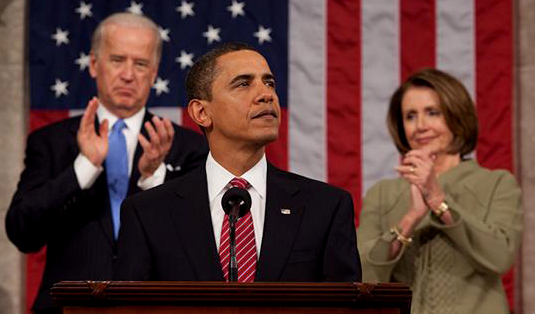
#> input picture OpenCV Demos/images/obama2.png, 535 x 314 px
$ jupyter execute --allow-errors 'Face Detection.ipynb'
#> lines starting #> are read from the running program, lines starting #| are printed output that depends on the picture; after the words box and inside, x2 and y2 are one past the last pixel; in counts of white or black regions, pixels touching at a corner belong together
### OpenCV Demos/utils/facedetector.py
# import the necessary packages
import cv2

class FaceDetector:
	def __init__(self, faceCascadePath):
		# load the face detector
		self.faceCascade = cv2.CascadeClassifier(faceCascadePath)

	def detect(self, image, scaleFactor = 1.1, minNeighbors = 5, minSize = (30, 30)):
		# detect faces in the image
		rects = self.faceCascade.detectMultiScale(image,
			scaleFactor = scaleFactor, minNeighbors = minNeighbors,
			minSize = minSize, flags = cv2.CASCADE_SCALE_IMAGE)

		# return the rectangles representing bounding
		# boxes around the faces
		return rects

### OpenCV Demos/Face Detection.ipynb
[cell 1]
import cv2
import numpy as np
from utils.facedetector import FaceDetector
from utils.imutils import displayImage

[cell 2]
face_cascade = 'cascades/haarcascade_frontalface_default.xml'
image_path = 'images/obama2.png'

[cell 3]
image = cv2.imread(image_path)
#> image is the input picture: shape (314, 535, 3); mean B, G, R 56.3, 59.6, 91.4
gray = cv2.cvtColor(image, cv2.COLOR_BGR2GRAY)
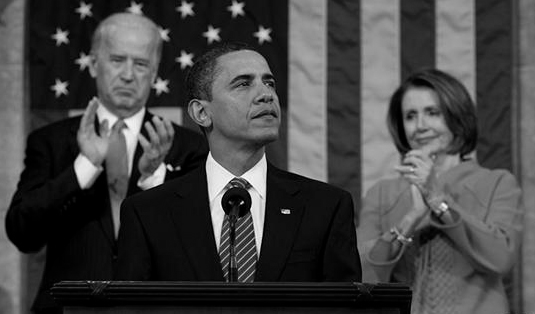
#> gray: shape (314, 535); min 0, max 254, mean 68.7
#> (the rest of this cell did not finish here and is left out)

[cell 4]
fd = FaceDetector(face_cascade)
faceRects = fd.detect(gray, scaleFactor=1.1, minNeighbors=4, minSize=( 30, 30))
#> in detect, `rects = self.faceCascade.detectMultiScale(image, scaleFactor = scaleFa..`: rects = [[95, 35, 67, 67], [392, 91, 60, 60], [211, 47, 89, 89]]
#> faceRects has the same summary as rects in detect
print('I found {} face(s)'.format(len(faceRects)))
#| I found 3 face(s)

output = image.copy()
# draw rectangle for each face
for (x, y, w, h) in faceRects:
    cv2.rectangle(output, (x, y), (x+w, y+h), (0, 255, 0), 2)
#> this loop made 3 passes
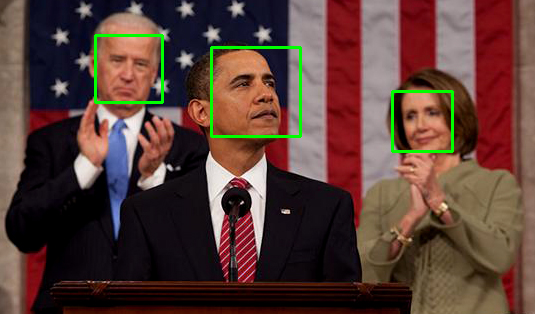
#> output: shape (314, 535, 3); 1.54% of pixels changed, all inside (x1, y1, x2, y2) = (94, 34, 454, 153)

#> (the rest of this cell did not finish here and is left out)

[cell 5]
image_path = 'images/messi2.png'
image = cv2.imread(image_path)
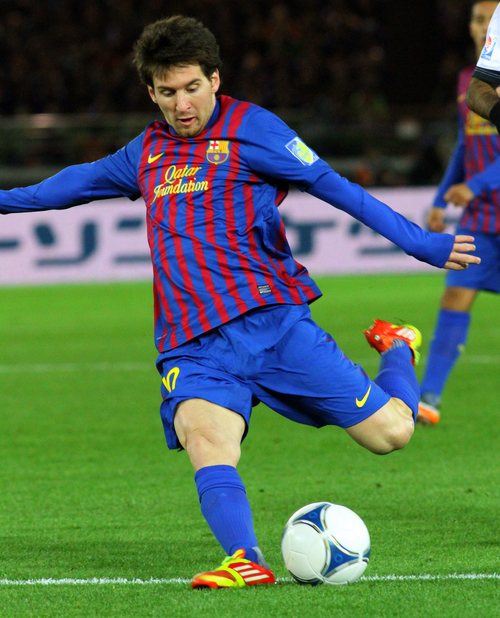
#> input picture OpenCV Demos/images/messi2.png, 500 x 618 px
#> image is the input picture: shape (618, 500, 3); mean B, G, R 78.2, 101.3, 78.3
gray = cv2.cvtColor(image, cv2.COLOR_BGR2GRAY)
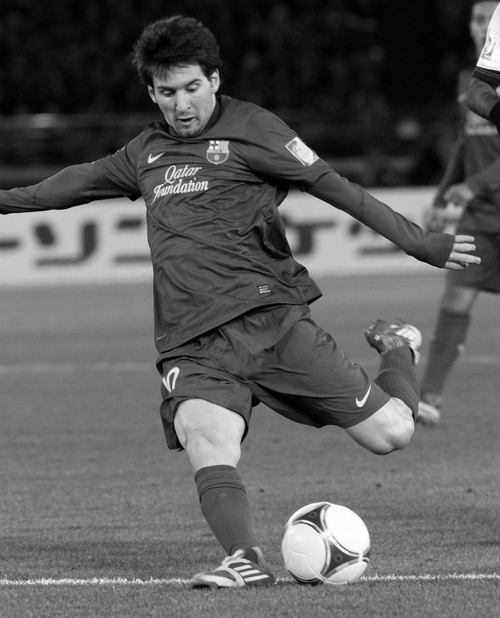
#> gray: shape (618, 500); min 0, max 255, mean 91.8

fd = FaceDetector(face_cascade)
faceRects = fd.detect(gray, scaleFactor=1.1, minNeighbors=4, minSize=( 30, 30))
#> faceRects = [[143, 60, 76, 76], [89, 233, 77, 77]]
print('I found {} face(s)'.format(len(faceRects)))
#| I found 2 face(s)

output = image.copy()
# draw rectangle for each face
for (x, y, w, h) in faceRects:
    cv2.rectangle(output, (x, y), (x+w, y+h), (0, 255, 0), 2)
#> this loop made 2 passes
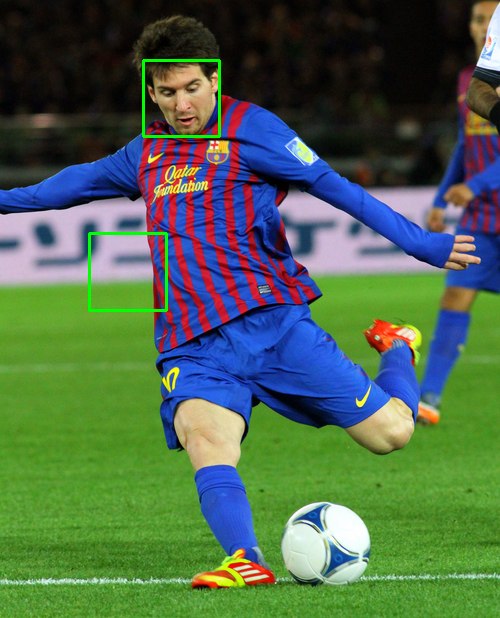
#> output: shape (618, 500, 3); 0.59% of pixels changed, all inside (x1, y1, x2, y2) = (88, 59, 221, 312)

#> (the rest of this cell did not finish here and is left out)

[cell 6]
# UPDATE SCALEFACTOR AND THEN MINNEIGHBORS
faceRects = fd.detect(gray, scaleFactor=1.2, minNeighbors=4, minSize=( 30, 30))
#> faceRects = [[142, 61, 76, 76]]
print('I found {} face(s)'.format(len(faceRects)))
#| I found 1 face(s)

output = image.copy()
# draw rectangle for each face
for (x, y, w, h) in faceRects:
    cv2.rectangle(output, (x, y), (x+w, y+h), (0, 255, 0), 2)
#> this loop made 1 pass
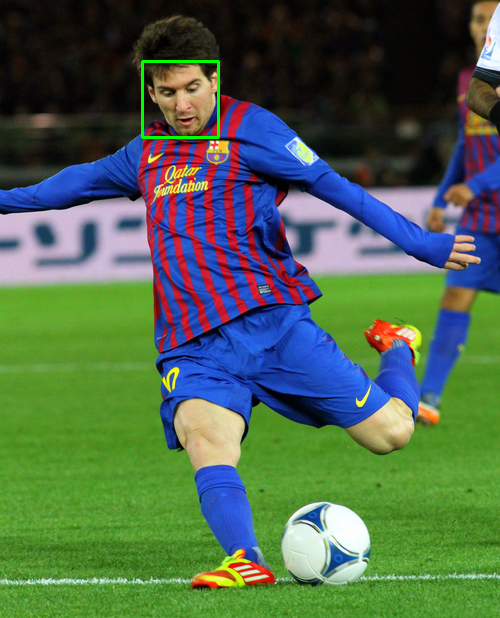
#> output: shape (618, 500, 3); 0.29% of pixels changed, all inside (x1, y1, x2, y2) = (141, 60, 220, 139)

#> (the rest of this cell did not finish here and is left out)
